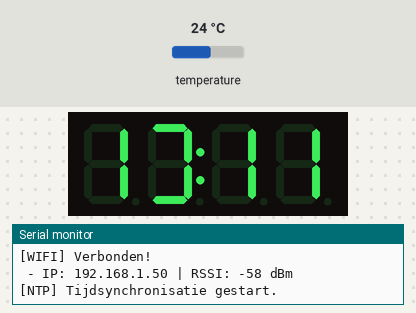
A sketch run on a simulated ESP8266 (Wemos D1 mini). Parts: 4-digit seven-segment display, the last lines printed to the serial monitor. Wiring (inferred from the names in the program): HT16K33 LED driver at I2C address 0x70. Inputs (shaded band) come from the test bench; at power-on: temperature 24 °C. WiFi joins after 1.5 s; servers stay silent unless stated; the local clock reads 2024-03-15 10:24:30 at power-on unless the sketch sets it.

Above: at 3.8 s.
3.9 s: temperature set to 12 °C
At 11.8 s:
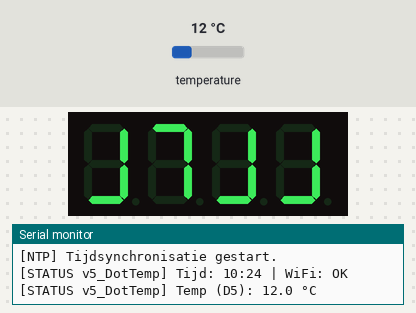
14.1 s: temperature set to 19 °C
At 21.8 s:
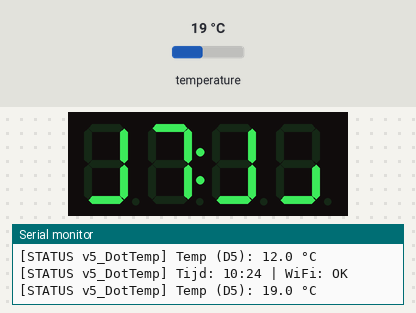
24.1 s: temperature set to 28 °C
At 31.9 s:
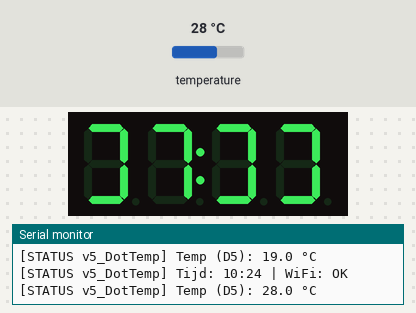
34.1 s: temperature set to 33 °C
At 41.9 s:
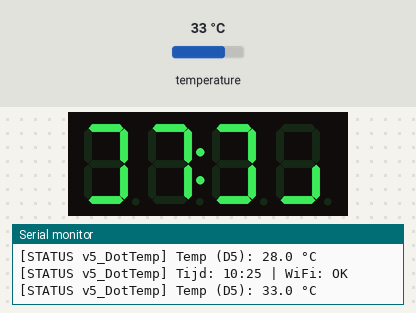
44.1 s: temperature set to 41 °C
At 51.9 s:
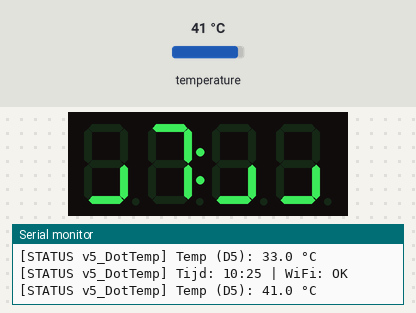
54.1 s: temperature set to 3 °C
At 62.0 s:
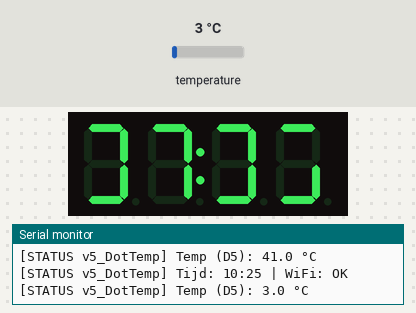
Timing chart, 0 to 63.5 s (numbered marks = the images above; inputs shaded):
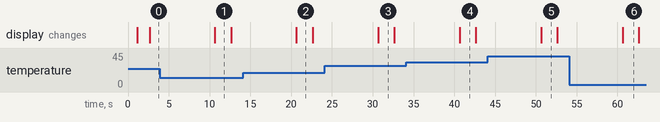

The sketch:

esp8266_kloktempv5.ino
```cpp
/*espmini lolin wemos d1 r2 bord
 baudrate 9600
 18db20 temp sensor
 bij geen wifi ESP-Clock-Mini accespoint
 192.168.4.1 kom je op de webpagina voor wifi ssid
 display 2841bs-33 is common anode opgelet meeste zijn common kathode!!!
 code en aansluiting op de i2c driver ht16k zijn hier speciaal ook de code
 d1 d2 i2c
 d5 tempsensor
*/

#include <ESP8266WiFi.h>
#include <WiFiManager.h>
#include <OneWire.h>
#include <DallasTemperature.h>
#include <Wire.h>
#include <time.h>

// --- VERSIE INFORMATIE ---
#define FIRMWARE_VERSION "v5_DotTemp"

// --- HARDWARE CONFIGURATIE ---
#define HT16K33_ADDRESS 0x70
#define ONE_WIRE_BUS D5 // DS18B20 data pin op D5

OneWire oneWire(ONE_WIRE_BUS);
DallasTemperature sensors(&oneWire);

// --- WIFI & TIMING INSTELINGEN ---
unsigned long lastWiFiCheck = 0;
bool hasInitialTimeSync = false;

// --- DISPLAY BITMASKERS ---
const uint8_t charmap[] = {
  0x3F, // 0: '0'
  0x06, // 1: '1'
  0x5B, // 2: '2'
  0x4F, // 3: '3'
  0x66, // 4: '4'
  0x6D, // 5: '5'
  0x7D, // 6: '6'
  0x07, // 7: '7'
  0x7F, // 8: '8'
  0x6F, // 9: '9'
  0x39, // 10: 'C'
  0x63, // 11: '°'
  0x00, // 12: Blank / Spatie
  0x40, // 13: '-' (Streepje)
  0x54, // 14: 'n'
  0x5C, // 15: 'o'
  0x71  // 16: 'F'
};

uint8_t displayBuffer[4] = {13, 13, 13, 13}; // Start met '----'
bool showColon = false;       // Volledige dubbele punt (Klok)
bool showLowerDot = false;    // Enkel onderste punt onder de : (Temperatuur komma)

//***********************************
// --- DISPLAY STURING (Common Anode Transpositie voor NFD-2841Bx) ---
void updateDisplay() {
  uint8_t ram[16] = {0};

  for (int digit = 0; digit < 4; digit++) {
    uint8_t segments = charmap[displayBuffer[digit]];

    // 1. KLOKMODUS: Dubbele punt (D5 + D6) zit fysiek op DIG.2 -> in RAM op Digit 1
    if (digit == 1 && showColon) {
      segments |= 0x80;
    }

    // 2. TEMPERATUURMODUS: Decimale punt D2 (onder de :) zit op DIG.1 -> in RAM op Digit 0
    if (digit == 0 && showLowerDot) {
      segments |= 0x80;
    }

    for (int seg = 0; seg < 8; seg++) {
      if (segments & (1 << seg)) {
        ram[seg * 2] |= (1 << digit);
      }
    }
  }

  Wire.beginTransmission(HT16K33_ADDRESS);
  Wire.write(0x00);
  for (uint8_t i = 0; i < 16; i++) {
    Wire.write(ram[i]);
  }
  Wire.endTransmission();
}
// --- HELDERHEID INSTELLEN (0x00 = Min, 0x0F = Max) ---
void setDisplayBrightness(uint8_t level) {
  if (level > 15) level = 15;
  Wire.beginTransmission(HT16K33_ADDRESS);
  Wire.write(0xE0 | level);
  Wire.endTransmission();
}

// --- SETUP ---
void setup() {
  Serial.begin(9600);
  delay(1000);

  Serial.println("\n=========================================");
  Serial.printf("   ESP8266 NTP Klok + DS18B20 %s   \n", FIRMWARE_VERSION);
  Serial.println("=========================================");

  // I2C start op D2 (SDA) en D1 (SCL)
  Wire.begin(D2, D1);
  Wire.setClockStretchLimit(1500);

  // HT16K33 Display initialiseren
  Wire.beginTransmission(HT16K33_ADDRESS); Wire.write(0x21); Wire.endTransmission(); // Oscillator AAN
  Wire.beginTransmission(HT16K33_ADDRESS); Wire.write(0x81); Wire.endTransmission(); // Display AAN
  setDisplayBrightness(15);

  updateDisplay(); // Toon direct '----'

  // Start Temperatuursensor (Asynchroon)
  sensors.begin();
  sensors.setWaitForConversion(false);

  // WiFiManager Setup
  WiFiManager wm;
  wm.setConfigPortalTimeout(180); // 3 min AP timeout bij opstarten

  Serial.println("[WIFI] Verbinden met netwerk...");
  if (!wm.autoConnect("ESP-Clock-Mini")) {
    Serial.println("[WIFI] Geen WiFi. Start op achtergrond, herstel volgt automatisch.");
  } else {
    Serial.println("[WIFI] Verbonden!");
    Serial.printf(" - IP: %s | RSSI: %d dBm\n", WiFi.localIP().toString().c_str(), WiFi.RSSI());
  }

  // Ingebouwde ESP8266 NTP Tijd / Tijdzone (CET/CEST voor BE/NL)
  configTime("CET-1CEST,M3.5.0,M10.5.0/3", "europe.pool.ntp.org", "time.nist.gov");
  Serial.println("[NTP] Tijdsynchronisatie gestart.");
}

// --- ACHTERGROND WIFI HERSTEL ---
void checkWiFiConnection() {
  unsigned long now = millis();

  if (now - lastWiFiCheck > 30000) {
    lastWiFiCheck = now;

    if (WiFi.status() != WL_CONNECTED) {
      Serial.println("[WIFI] Verbinding kwijt. Interne klok loopt door. Herverbinden...");
      WiFi.reconnect();
    }
  }
}

// --- MAIN LOOP ---
unsigned long previousMillis = 0;
const long interval = 1000; // 1 seconde tick
int secondsCounter = 0;

void loop() {
  checkWiFiConnection();

  unsigned long currentMillis = millis();

  if (currentMillis - previousMillis >= interval) {
    previousMillis = currentMillis;
    secondsCounter++;

    bool isWiFiConnected = (WiFi.status() == WL_CONNECTED);
    int cycleLength = isWiFiConnected ? 10 : 12;

    // --- STAP 1: TIJD (0 tot 8 sec) ---
    if (secondsCounter <= 8) {
      showLowerDot = false; // Geen losse punt tijdens tijdsweergave

      time_t now = time(nullptr);
      struct tm* timeinfo = localtime(&now);

      if (timeinfo->tm_year > 120) {
        hasInitialTimeSync = true;
      }

      if (hasInitialTimeSync) {
        int hours = timeinfo->tm_hour;
        int minutes = timeinfo->tm_min;

        displayBuffer[0] = hours / 10;
        displayBuffer[1] = hours % 10;
        displayBuffer[2] = minutes / 10;
        displayBuffer[3] = minutes % 10;

        if (hours >= 23 || hours < 7) {
          setDisplayBrightness(1);
        } else {
          setDisplayBrightness(15);
        }

        showColon = !showColon; // Knipperen van de dubbele punt
      } else {
        displayBuffer[0] = 13; displayBuffer[1] = 13; displayBuffer[2] = 13; displayBuffer[3] = 13;
        showColon = false;
      }

      if (secondsCounter % 5 == 0 && hasInitialTimeSync) {
        Serial.printf("[STATUS %s] Tijd: %02d:%02d | WiFi: %s\n",
                      FIRMWARE_VERSION, timeinfo->tm_hour, timeinfo->tm_min,
                      isWiFiConnected ? "OK" : "OFFLINE");
      }

      if (secondsCounter == 8) {
        sensors.requestTemperatures();
      }

    // --- STAP 2: TEMPERATUUR MET 1 DECIEL EN 'C' (sec 9 en 10) ---
    } else if (secondsCounter <= 10) {
      showColon = false; // Dubbele punt (klok) uit

      float tempC = sensors.getTempCByIndex(0);

      if (tempC != DEVICE_DISCONNECTED_C && tempC > -50.0) {
        int tempScaled = (int)round(tempC * 10.0);

        if (tempScaled >= 0 && tempScaled <= 999) {
          // Bijv. 26.5°C -> Displays: [2] [6.] [5] [C]
          displayBuffer[0] = tempScaled / 100;        // Tientallen (2)
          displayBuffer[1] = (tempScaled / 10) % 10;  // Eenheden (6)
          displayBuffer[2] = tempScaled % 10;         // Tienden (5)
          displayBuffer[3] = 10;                      // 'C' (charmap index 10)

          showLowerDot = true; // Zet het puntje onder de dubbele punt AAN
        }
        else if (tempScaled < 0 && tempScaled >= -99) {
          // Negatieve temperatuur: bijv. -3.4°C -> Displays: [-] [3.] [4] [C]
          int posTemp = abs(tempScaled);
          displayBuffer[0] = 13;                      // Minteken '-'
          displayBuffer[1] = posTemp / 10;            // Eenheden (3)
          displayBuffer[2] = posTemp % 10;            // Tienden (4)
          displayBuffer[3] = 10;                      // 'C'

          showLowerDot = true;
        }

        if (secondsCounter == 9) {
          Serial.printf("[STATUS %s] Temp (D5): %.1f °C\n", FIRMWARE_VERSION, tempC);
        }
      } else {
        showLowerDot = false;
        displayBuffer[0] = 13; displayBuffer[1] = 13; displayBuffer[2] = 13; displayBuffer[3] = 13;
      }

    // --- STAP 3: GEEN WIFI MELDING (sec 11 en 12) ---
    } else if (secondsCounter <= 12 && !isWiFiConnected) {
      showColon = false;
      showLowerDot = false;

      displayBuffer[0] = 14; // 'n'
      displayBuffer[1] = 15; // 'o'
      displayBuffer[2] = 13; // '-'
      displayBuffer[3] = 16; // 'F'

      if (secondsCounter == 11) {
        Serial.printf("[STATUS %s] Melding op display: no-F (WiFi offline)\n", FIRMWARE_VERSION);
      }
    }

    // Cyclus resetten
    if (secondsCounter >= cycleLength) {
      secondsCounter = 0;
    }

    // Ververs scherm
    updateDisplay();
  }
}
```

Measured:
- after the input at 3.9 s, the display: changes after 6.7 s (image 1)
- after the input at 14.1 s, the display: changes after 6.5 s (image 2)
- after the input at 24.1 s, the display: changes after 6.5 s (image 3)
- after the input at 34.1 s, the display: changes after 6.5 s (image 4)
- after the input at 44.1 s, the display: changes after 6.6 s (image 5)
- after the input at 54.1 s, the display: changes after 6.6 s (image 6)
- what the display in image 1 shows lasts 2.0 s, from 10.6 s to 12.6 s
